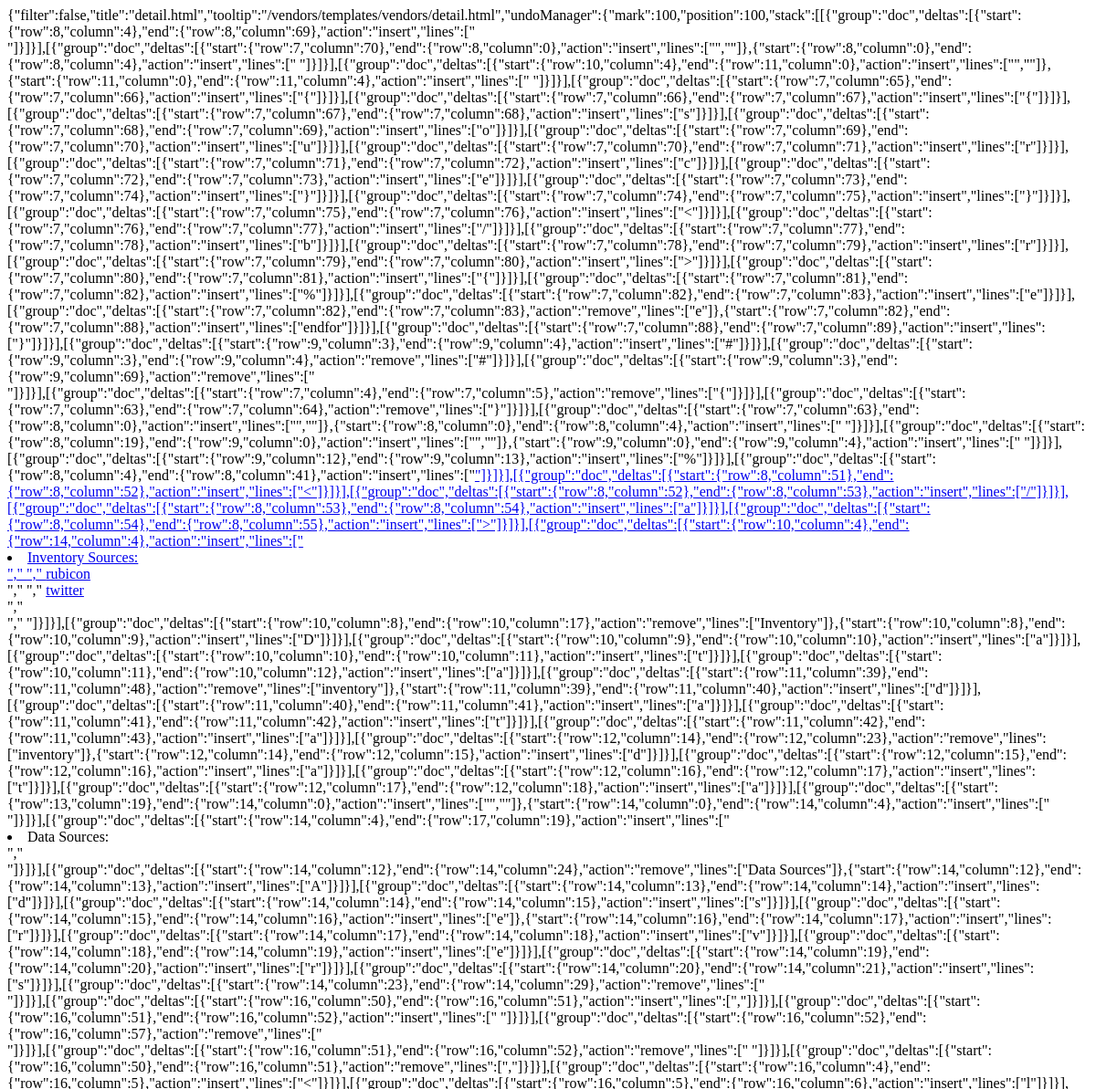
The app's page /1/ (upper part), older data.
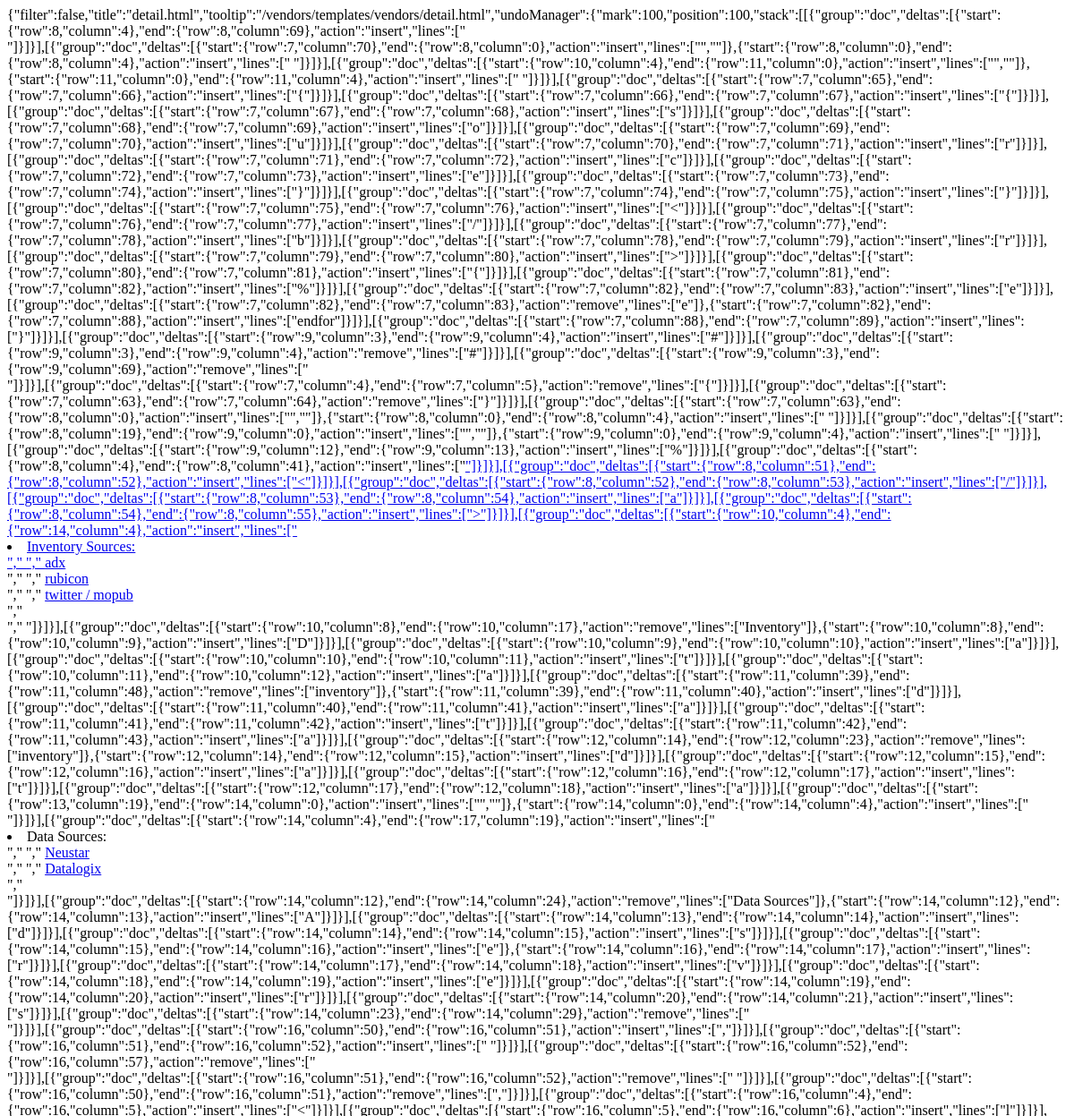
The same page, newer data.
### vendors/models.py (models this page shows)
class Inventory(models.Model):
    inventory_name = models.CharField(max_length=200)
    def __str__(self):
        return self.inventory_name
    class Meta:
        verbose_name_plural = "Inventory Sources"
        verbose_name = "Inventory Source"

class Data_Source(models.Model):
    data_source_name = models.CharField(max_length=200)
    def __str__(self):
        return self.data_source_name
    class Meta:
        verbose_name_plural = "Data Sources"
        verbose_name = "Data Source"

### vendors/views.py (the view)
# urls.py: url(r'^(?P<pk>\d+)/$', views.VendorDetailView.as_view(), name='detail'),
class VendorDetailView(generic.DetailView):
    model = Vendor
    template_name = 'vendors/detail.html'

### .c9/metadata/workspace/vendors/templates/vendors/detail.html (shortened to what this page needs)
"]}]}],[{"group":"doc","deltas":[{"start":{"row":7,"column":70},"end":{"row":8,"column":0},"action":"insert","lines":["",""]},{"start":{"row":8,"column":0},"end":{"row":8,"column":4},"action":"insert","lines":["    "]}]}],[{"group":"doc","deltas":[{"start":{"row":10,"column":4},"end":{"row":11,"column":0},"action":"insert","lines":["",""]},{"start":{"row":11,"column":0},"end":{"row":11,"column":4},"action":"insert","lines":["    "]}]}],[{"group":"doc","deltas":[{"start":{"row":7,"column":65},"end":{"row":7,"column":66},"action":"insert","lines":["{"]}]}],[{"group":"doc","deltas":[{"start":{"row":7,"column":66},"end":{"row":7,"column":67},"action":"insert","lines":["{"]}]}],[{"group":"doc","deltas":[{"start":{"row":7,"column":67},"end":{"row":7,"column":68},"action":"insert","lines":["s"]}]}],[{"group":"doc","deltas":[{"start":{"row":7,"column":68},"end":{"row":7,"column":69},"action":"insert","lines":["o"]}]}],[{"group":"doc","deltas":[{"start":{"row":7,"column":69},"end":{"row":7,"column":70},"action":"insert","lines":["u"]}]}],[{"group":"doc","deltas":[{"start":{"row":7,"column":70},"end":{"row":7,"column":71},"action":"insert","lines":["r"]}]}],[{"group":"doc","deltas":[{"start":{"row":7,"column":71},"end":{"row":7,"column":72},"action":"insert","lines":["c"]}]}],[{"group":"doc","deltas":[{"start":{"row":7,"column":72},"end":{"row":7,"column":73},"action":"insert","lines":["e"]}]}],[{"group":"doc","deltas":[{"start":{"row":7,"column":73},"end":{"row":7,"column":74},"action":"insert","lines":["}"]}]}],[{"group":"doc","deltas":[{"start":{"row":7,"column":74},"end":{"row":7,"column":75},"action":"insert","lines":["}"]}]}],[{"group":"doc","deltas":[{"start":{"row":7,"column":75},"end":{"row":7,"column":76},"action":"insert","lines":["<"]}]}],[{"group":"doc","deltas":[{"start":{"row":7,"column":76},"end":{"row":7,"column":77},"action":"insert","lines":["/"]}]}],[{"group":"doc","deltas":[{"start":{"row":7,"column":77},"end":{"row":7,"column":78},"action":"insert","lines":["b"]}]}],[{"group":"doc","deltas":[{"start":{"row":7,"column":78},"end":{"row":7,"column":79},"action":"insert","lines":["r"]}]}],[{"group":"doc","deltas":[{"start":{"row":7,"column":79},"end":{"row":7,"column":80},"action":"insert","lines":[">"]}]}],[{"group":"doc","deltas":[{"start":{"row":7,"column":80},"end":{"row":7,"column":81},"action":"insert","lines":["{"]}]}],[{"group":"doc","deltas":[{"start":{"row":7,"column":81},"end":{"row":7,"column":82},"action":"insert","lines":["%"]}]}],[{"group":"doc","deltas":[{"start":{"row":7,"column":82},"end":{"row":7,"column":83},"action":"insert","lines":["e"]}]}],[{"group":"doc","deltas":[{"start":{"row":7,"column":82},"end":{"row":7,"column":83},"action":"remove","lines":["e"]},{"start":{"row":7,"column":82},"end":{"row":7,"column":88},"action":"insert","lines":["endfor"]}]}],[{"group":"doc","deltas":[{"start":{"row":7,"column":88},"end":{"row":7,"column":89},"action":"insert","lines":["}"]}]}],[{"group":"doc","deltas":[{"start":{"row":9,"column":3},"end":{"row":9,"column":4},"action":"insert","lines":["#"]}]}],[{"group":"doc","deltas":[{"start":{"row":9,"column":3},"end":{"row":9,"column":4},"action":"remove","lines":["#"]}]}],[{"group":"doc","deltas":[{"start":{"row":9,"column":3},"end":{"row":9,"column":69},"action":"remove","lines":[" "]}]}],[{"group":"doc","deltas":[{"start":{"row":7,"column":4},"end":{"row":7,"column":5},"action":"remove","lines":["{"]}]}],[{"group":"doc","deltas":[{"start":{"row":7,"column":63},"end":{"row":7,"column":64},"action":"remove","lines":["}"]}]}],[{"group":"doc","deltas":[{"start":{"row":7,"column":63},"end":{"row":8,"column":0},"action":"insert","lines":["",""]},{"start":{"row":8,"column":0},"end":{"row":8,"column":4},"action":"insert","lines":["    "]}]}],[{"group":"doc","deltas":[{"start":{"row":8,"column":19},"end":{"row":9,"column":0},"action":"insert","lines":["",""]},{"start":{"row":9,"column":0},"end":{"row":9,"column":4},"action":"insert","lines":["    "]}]}],[{"group":"doc","deltas":[{"start":{"row":9,"column":12},"end":{"row":9,"column":13},"action":"insert","lines":["%"]}]}],[{"group":"doc","deltas":[{"start":{"row":8,"column":4},"end":{"row":8,"column":41},"action":"insert","lines":["<a href=\"/inventory/{{source.id }}/\">"]}]}],[{"group":"doc","deltas":[{"start":{"row":8,"column":51},"end":{"row":8,"column":52},"action":"insert","lines":["<"]}]}],[{"group":"doc","deltas":[{"start":{"row":8,"column":52},"end":{"row":8,"column":53},"action":"insert","lines":["/"]}]}],[{"group":"doc","deltas":[{"start":{"row":8,"column":53},"end":{"row":8,"column":54},"action":"insert","lines":["a"]}]}],[{"group":"doc","deltas":[{"start":{"row":8,"column":54},"end":{"row":8,"column":55},"action":"insert","lines":[">"]}]}],[{"group":"doc","deltas":[{"start":{"row":10,"column":4},"end":{"row":14,"column":4},"action":"insert","lines":["<li>Inventory Sources: <br />","    {% for source in vendor.integrated_inventory_sources.all %}","    <a href=\"/inventory/{{source.id }}/\">{{source}}</a>","    {%endfor%}</li>","    "]}]}],[{"group":"doc","deltas":[{"start":{"row":10,"column":8},"end":{"row":10,"column":17},"action":"remove","lines":["Inventory"]},{"start":{"row":10,"column":8},"end":{"row":10,"column":9},"action":"insert","lines":["D"]}]}],[{"group":"doc","deltas":[{"start":{"row":10,"column":9},"end":{"row":10,"column":10},"action":"insert","lines":["a"]}]}],[{"group":"doc","deltas":[{"start":{"row":10,"column":10},"end":{"row":10,"column":11},"action":"insert","lines":["t"]}]}],[{"group":"doc","deltas":[{"start":{"row":10,"column":11},"end":{"row":10,"column":12},"action":"insert","lines":["a"]}]}],[{"group":"doc","deltas":[{"start":{"row":11,"column":39},"end":{"row":11,"column":48},"action":"remove","lines":["inventory"]},{"start":{"row":11,"column":39},"end":{"row":11,"column":40},"action":"insert","lines":["d"]}]}],[{"group":"doc","deltas":[{"start":{"row":11,"column":40},"end":{"row":11,"column":41},"action":"insert","lines":["a"]}]}],[{"group":"doc","deltas":[{"start":{"row":11,"column":41},"end":{"row":11,"column":42},"action":"insert","lines":["t"]}]}],[{"group":"doc","deltas":[{"start":{"row":11,"column":42},"end":{"row":11,"column":43},"action":"insert","lines":["a"]}]}],[{"group":"doc","deltas":[{"start":{"row":12,"column":14},"end":{"row":12,"column":23},"action":"remove","lines":["inventory"]},{"start":{"row":12,"column":14},"end":{"row":12,"column":15},"action":"insert","lines":["d"]}]}],[{"group":"doc","deltas":[{"start":{"row":12,"column":15},"end":{"row":12,"column":16},"action":"insert","lines":["a"]}]}],[{"group":"doc","deltas":[{"start":{"row":12,"column":16},"end":{"row":12,"column":17},"action":"insert","lines":["t"]}]}],[{"group":"doc","deltas":[{"start":{"row":12,"column":17},"end":{"row":12,"column":18},"action":"insert","lines":["a"]}]}],[{"group":"doc","deltas":[{"start":{"row":13,"column":19},"end":{"row":14,"column":0},"action":"insert","lines":["",""]},{"start":{"row":14,"column":0},"end":{"row":14,"column":4},"action":"insert","lines":["    "]}]}],[{"group":"doc","deltas":[{"start":{"row":14,"column":4},"end":{"row":17,"column":19},"action":"insert","lines":["    <li>Data Sources: <br />","    {% for source in vendor.integrated_data_sources.all %}","    <a href=\"/data/{{source.id }}/\">{{source}}</a>","    {%endfor%}</li>"]}]}],[{"group":"doc","deltas":[{"start":{"row":14,"column":12},"end":{"row":14,"column":24},"action":"remove","lines":["Data Sources"]},{"start":{"row":14,"column":12},"end":{"row":14,"column":13},"action":"insert","lines":["A"]}]}],[{"group":"doc","deltas":[{"start":{"row":14,"column":13},"end":{"row":14,"column":14},"action":"insert","lines":["d"]}]}],[{"group":"doc","deltas":[{"start":{"row":14,"column":14},"end":{"row":14,"column":15},"action":"insert","lines":["s"]}]}],[{"group":"doc","deltas":[{"start":{"row":14,"column":15},"end":{"row":14,"column":16},"action":"insert","lines":["e"]},{"start":{"row":14,"column":16},"end":{"row":14,"column":17},"action":"insert","lines":["r"]}]}],[{"group":"doc","deltas":[{"start":{"row":14,"column":17},"end":{"row":14,"column":18},"action":"insert","lines":["v"]}]}],[{"group":"doc","deltas":[{"start":{"row":14,"column":18},"end":{"row":14,"column":19},"action":"insert","lines":["e"]}]}],[{"group":"doc","deltas":[{"start":{"row":14,"column":19},"end":{"row":14,"column":20},"action":"insert","lines":["r"]}]}],[{"group":"doc","deltas":[{"start":{"row":14,"column":20},"end":{"row":14,"column":21},"action":"insert","lines":["s"]}]}],[{"group":"doc","deltas":[{"start":{"row":14,"column":23},"end":{"row":14,"column":29},"action":"remove","lines":["<br />"]}]}],[{"group":"doc","deltas":[{"start":{"row":16,"column":50},"end":{"row":16,"column":51},"action":"insert","lines":[","]}]}],[{"group":"doc","deltas":[{"start":{"row":16,"column":51},"end":{"row":16,"column":52},"action":"insert","lines":[" "]}]}],[{"group":"doc","deltas":[{"start":{"row":16,"column":52},"end":{"row":16,"column":57},"action":"remove","lines":["

Row changes from the older to the newer data that the page shows:
now on this page (row unchanged): Inventory: inventory_name "adx"
changed Inventory: inventory_name "twitter" → "twitter / mopub"
added Data_Source: data_source_name "Neustar"
added Data_Source: data_source_name "Datalogix"
